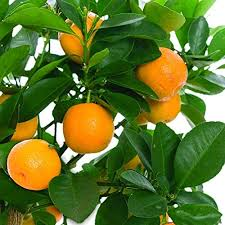
#> input picture multi_images/orange3.jpg, 225 x 225 px, found by its file name
$ python DominantColor.py
#> lines starting #> are read from the running program, lines starting #| are printed output that depends on the picture
import numpy as np
import cv2
from matplotlib import colors, pyplot as plt


def unique_count_app(img):
    a=cv2.imread(img)
    a=cv2.resize(a,(512,512))
    colors, count = np.unique(a.reshape(-1,a.shape[-1]), axis=0, return_counts=True)
    #print(colors[count.argmax()])

    return colors[count.argmax()]

### for debugging###
img1=cv2.imread('orange3.jpg')
#> img1 is the input picture: shape (225, 225, 3); mean B, G, R 44.2, 116.7, 94.9
img2=cv2.imread('orange1.jpg')
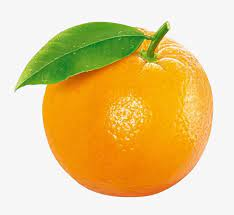
#> input picture multi_images/orange1.jpg, 234 x 215 px, found by its file name
#> img2 is the input picture: shape (215, 234, 3); mean B, G, R 137.4, 201.3, 228.2
x=unique_count_app('orange3.jpg')
#> in unique_count_app, `a=cv2.resize(a,(512,512))`:
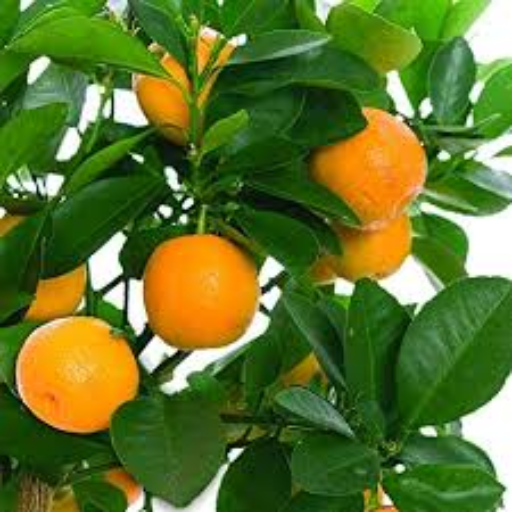
#> a: shape (512, 512, 3); mean B, G, R 44.1, 116.6, 94.7
#> x = [255, 255, 255]
#y=unique_count_app(img2)
print(x)
#| [255 255 255]
#print(y)
